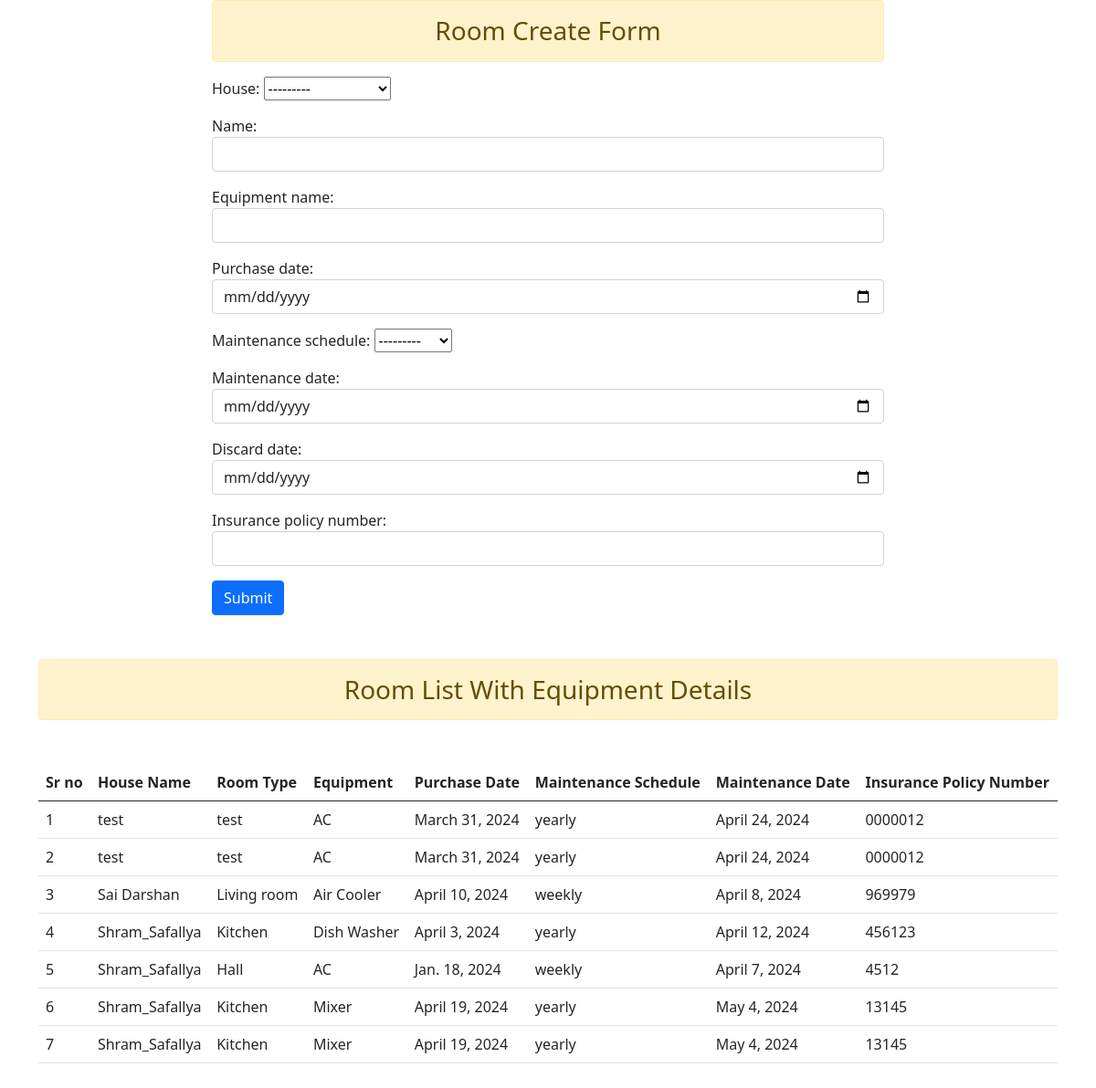
The app's page /create_room/ (signed in) with its own data.
### app1/models.py (models this page shows, shortened)
class House(models.Model):
    name = models.CharField(max_length=100)
    num_rooms = models.IntegerField()
    user = models.ForeignKey(User, on_delete=models.CASCADE)
    def __str__(self):
        return self.name

class Room(models.Model):
    house = models.ForeignKey(House, on_delete=models.CASCADE, related_name='rooms')
    user = models.ForeignKey(User, on_delete=models.CASCADE, default=1)
    name = models.CharField(max_length=100)
    equipment_name = models.CharField(max_length=100)
    purchase_date = models.DateField()
    maintenance_schedule = models.CharField(choices=[('monthly', 'Monthly'), ('yearly', 'Yearly'), ('weekly', 'Weekly')], max_length=10)
    maintenance_date = models.DateField()
    discard_date = models.DateField()
    insurance_policy_number = models.CharField(max_length=100)

### app1/views.py (the view, shortened to what this page needs)
# urls.py: path('create_room/',views.room,name='room'),
@login_required(login_url='login')
def room(request):
    form = RoomCreateForm()
    rooms = Room.objects.filter(user=request.user)  # Initial list of rooms to display
    return render(request, 'room_create.html', {'form': form, 'rooms': rooms})

### app1/forms.py
class RoomCreateForm(forms.ModelForm):
    class Meta:
        model = Room
        house = forms.ModelChoiceField(queryset=House.objects.all(), widget=forms.Select(attrs={'class': 'form-control'}))
        maintenance_schedule = forms.ModelChoiceField(queryset=House.objects.all(), widget=forms.Select(attrs={'class': 'form-control'}))
        fields =['house','name','equipment_name','purchase_date','maintenance_schedule','maintenance_date','discard_date','insurance_policy_number']
        widgets = {
            'name': forms.TextInput(attrs={'class': 'form-control'}),
            'equipment_name': forms.TextInput(attrs={'class': 'form-control'}),
            'purchase_date': forms.DateInput(attrs={'class': 'form-control', 'type': 'date'}),
            'maintenance_date' :  forms.DateInput(attrs={'class': 'form-control', 'type': 'date'}),
            'discard_date': forms.DateInput(attrs={'class': 'form-control', 'type': 'date'}),
            'insurance_policy_number': forms.TextInput(attrs={'class': 'form-control'}),
        }

### templates/room_create.html (shortened to what this page needs)
<!DOCTYPE html>
<html lang="en">
<head>
    <link href="https://cdn.jsdelivr.net/npm/bootstrap@5.0.2/dist/css/bootstrap.min.css" rel="stylesheet">
</head>
<body>
    <div class="container">
        <div class="row">
            <div class="col col-8 offset-2">
                <h3 class="alert alert-warning text-center">Room Create Form</h3>
                <form method="post">
                    {{ form.as_p }}
                    <input type="submit" value="Submit" class="btn btn-primary">
                </form>
            </div>
        </div>
    </div>
    <div class="container mt-5">
        <h3 class="alert alert-warning text-center">Room List With Equipment Details</h3>
        <table class="table my-5">
            <thead class="thead-dark">
                <tr>
                    <th scope="col">Sr no</th>
                    <th scope="col">House Name</th>
                    <th scope="col">Room Type</th>
                    <th scope="col">Equipment</th>
                    <th scope="col">Purchase Date</th>
                    <th scope="col">Maintenance Schedule</th>
                    <th scope="col">Maintenance Date</th>
                    <th scope="col">Insurance Policy Number</th>
                </tr>
            </thead>
            <tbody>
                {% for room in rooms %}
                <tr>
                    <td>{{ forloop.counter }}</td>
                    <td>{{ room.house.name }}</td>
                    <td>{{ room.name }}</td>
                    <td>{{ room.equipment_name }}</td>
                    <td>{{ room.purchase_date }}</td>
                    <td>{{ room.maintenance_schedule }}</td>
                    <td>{{ room.maintenance_date }}</td>
                    <td>{{ room.insurance_policy_number }}</td>
                </tr>
                {% endfor %}
            </tbody>
        </table>
    </div>
</body>
</html>

### records on screen
Room: house.name "test", name "test", equipment_name "AC", purchase_date "March 31, 2024", maintenance_schedule "yearly", maintenance_date "April 24, 2024", insurance_policy_number "0000012"
Room: house.name "test", name "test", equipment_name "AC", purchase_date "March 31, 2024", maintenance_schedule "yearly", maintenance_date "April 24, 2024", insurance_policy_number "0000012"
Room: house.name "Sai Darshan", name "Living room", equipment_name "Air Cooler", purchase_date "April 10, 2024", maintenance_schedule "weekly", maintenance_date "April 8, 2024", insurance_policy_number "969979"
Room: house.name "Shram_Safallya", name "Kitchen", equipment_name "Dish Washer", purchase_date "April 3, 2024", maintenance_schedule "yearly", maintenance_date "April 12, 2024", insurance_policy_number "456123"
Room: house.name "Shram_Safallya", name "Hall", equipment_name "AC", purchase_date "Jan. 18, 2024", maintenance_schedule "weekly", maintenance_date "April 7, 2024", insurance_policy_number "4512"
Room: house.name "Shram_Safallya", name "Kitchen", equipment_name "Mixer", purchase_date "April 19, 2024", maintenance_schedule "yearly", maintenance_date "May 4, 2024", insurance_policy_number "13145"
Room: house.name "Shram_Safallya", name "Kitchen", equipment_name "Mixer", purchase_date "April 19, 2024", maintenance_schedule "yearly", maintenance_date "May 4, 2024", insurance_policy_number "13145"
